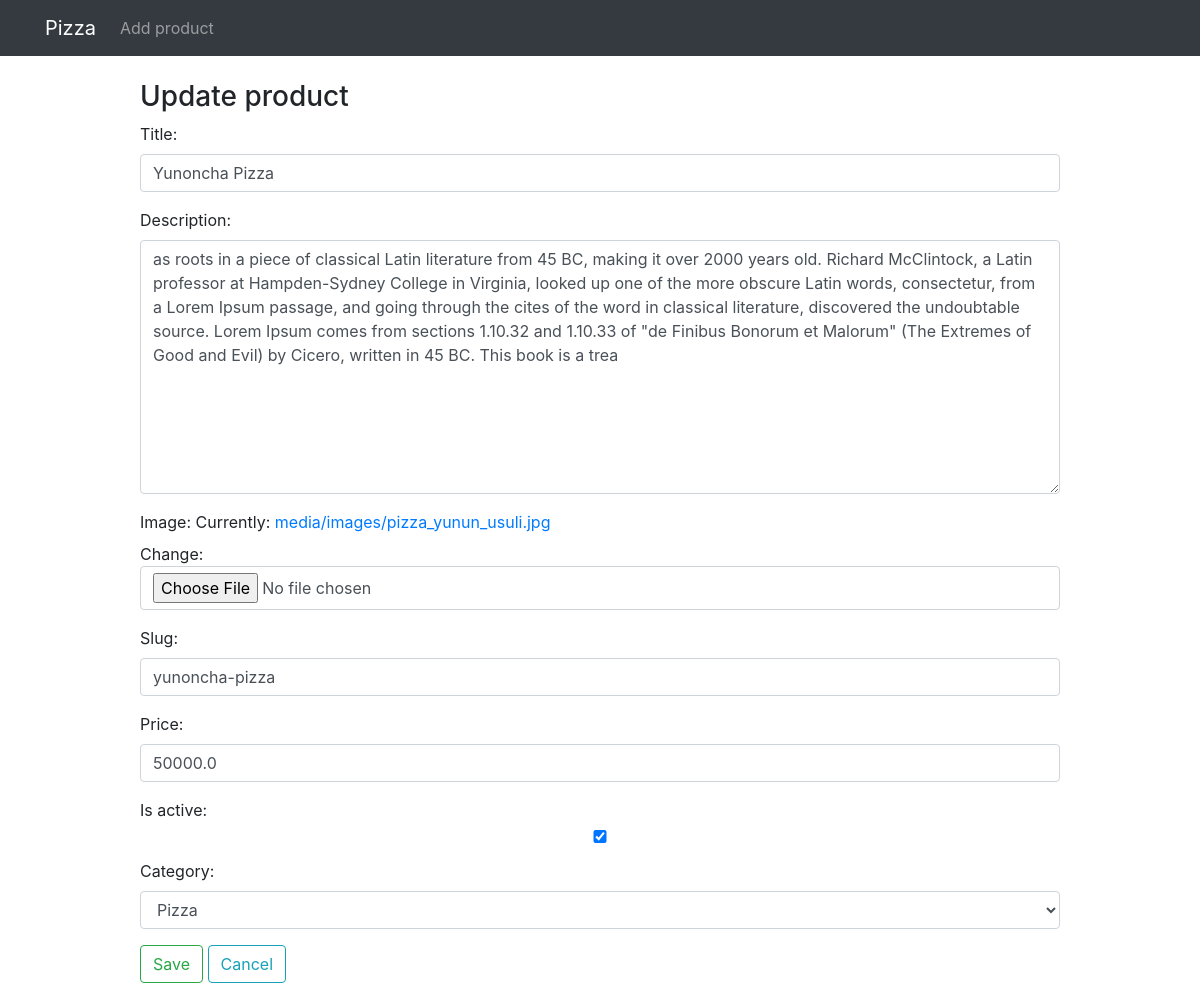
The page /forms/update/16/ on the database its author committed.
### forms/models.py (models this page shows, shortened)
class Product(models.Model):
    title = models.CharField(max_length=255)
    description = models.TextField()
    image = models.ImageField(upload_to = "media/images", null=True)
    slug = models.CharField(max_length=255, null=True)
    price = models.FloatField(default=5000)
    is_active = models.BooleanField(default=True)
    category = models.ForeignKey(Category, on_delete=models.CASCADE)
    created_at = models.DateTimeField(auto_now_add=True)
    updated_at = models.DateTimeField(auto_now=True)

### forms/views.py (the view)
# urls.py: path("update/<int:pk>/", update, name="product-update"),
def update(request, pk):
    product = Product.objects.filter(id=pk)
    if not product.exists():
        return redirect(reverse("product-list"))
    else:
        product=product.first()
    form = ProductForm(instance=product)
    if request.method == "POST":
        product = ProductForm(request.POST, request.FILES, instance = product)
        if product.is_valid():
            product.save()
            return redirect(reverse("product-list"))
    context = {
        "form":form
    }
    return render(request, "forms/update.html", context)

### forms/forms.py
class ProductForm(forms.ModelForm):
    class Meta:
        model = Product
        fields = "__all__"
    def __init__(self, *args, **kwargs):
        super(ProductForm,self).__init__(*args, **kwargs)
        for field in self.fields:
            self.fields[field].widget.attrs["class"] = "form-control"

### forms/models.py (called while the page is built)
    def __str__(self):
        return self.name

### templates/forms/update.html (shortened to what this page needs)
<!DOCTYPE html>
<html lang="en">
<head>
    <link rel="stylesheet" href="https://maxcdn.bootstrapcdn.com/bootstrap/4.0.0/css/bootstrap.min.css"
>
</head>
<body>
    <nav class="navbar navbar-expand-lg navbar-dark bg-dark">
        <div class="container">
            <a class="navbar-brand" href="{% url 'bosh-sahifa' %}">Pizza</a>
            <div class="collapse navbar-collapse" id="navbarSupportedContent">
                <ul class="navbar-nav mr-auto">
                    <li class="nav-item">
                        <a class="nav-link" href="{% url 'product-create' %}">Add product</a>
                    </li>
                </ul>
            </div>
        </div>
    </nav>
<div class="container">
    <div class="row mt-4">
        <div class="col-10 offset-1">
            <h3>Update product</h3>
            <form action=""  method="POST" enctype="multipart/form-data">
            {{form.as_p}}
            <input type="submit" class="btn btn-outline-success" value="Save">
            <input type="reset" class="btn btn-outline-info" value="Cancel">
        </form>
        </div>
    </div>
</div>

### rows shown on the page
Product: title "Yunoncha Pizza", description "as roots in a piece of classical Latin literature from 45 BC, making it over 2000 years old. Richard McClintock, a Latin professor at Hampden-Sydney College in Virginia, looked up one of the more obscure Latin words, consectetur, from a Lorem Ipsum passage, and going through the cites of the word in classical literature, discovered the undoubtable source. Lorem Ipsum comes from sections 1.10.32 and 1.10.33 of \"de Finibus Bonorum et Malorum\" (The Extremes of Good and Evil) by Cicero, written in 45 BC. This book is a trea", slug "yunoncha-pizza", price "50000.0", is_active "☑", category "Pizza"
